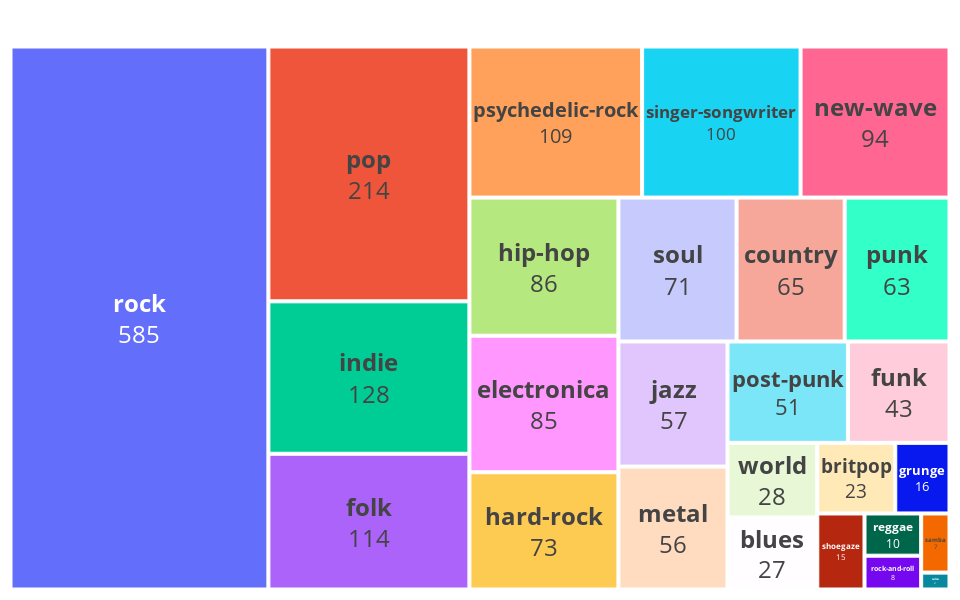

The notebook cell saved with this chart:
### Code cell
import plotly.express as px

genre_columns = ['genre_1', 'genre_2', 'genre_3', 'genre_4', 'genre_5', 'genre_6']
genre_data = genres_data[genre_columns].apply(pd.Series.value_counts).sum(axis=1).reset_index()
genre_data.columns = ['Genre', 'Count']

fig = px.treemap(
    genre_data,
    path=['Genre'],
    values='Count',
)

fig.update_traces(
    texttemplate="<b>%{label}</b><br>%{value}",
    textfont=dict(size=24), 
    textposition='middle center'
)
fig.update_layout(
    width=1920/2, 
    height=1200/2,  
    margin=dict(t=0, l=0, r=0, b=0)
)
fig.show()

### Figure 1 — Plotly figure (JSON) as saved in the notebook; plotly's stock layout.template omitted (floating-point values rounded to 4 significant figures)
{"data": [{"branchvalues": "total", "domain": {"x": [0, 1], "y": [0, 1]}, "hovertemplate": "labels=%{label}<br>Count=%{value}<br>parent=%{parent}<br>id=%{id}<extra></extra>", "ids": ["blues", "britpop", "country", "electronica", "folk", "funk", "grunge", "hard-rock", "hip-hop", "indie", "jazz", "metal", "new-wave", "pop", "post-punk", "psychedelic-rock", "punk", "reggae", "rock", "rock-and-roll", "salsa", "samba", "shoegaze", "singer-songwriter", "soul", "world"], "labels": ["blues", "britpop", "country", "electronica", "folk", "funk", "grunge", "hard-rock", "hip-hop", "indie", "jazz", "metal", "new-wave", "pop", "post-punk", "psychedelic-rock", "punk", "reggae", "rock", "rock-and-roll", "salsa", "samba", "shoegaze", "singer-songwriter", "soul", "world"], "name": "", "parents": ["", "", "", "", "", "", "", "", "", "", "", "", "", "", "", "", "", "", "", "", "", "", "", "", "", ""], "textfont": {"size": 24}, "textposition": "middle center", "texttemplate": "<b>%{label}</b><br>%{value}", "type": "treemap", "values": [27, 23, 65, 85, 114, 43, 16, 73, 86, 128, 57, 56, 94, 214, 51, 109, 63, 10, 585, 8, 2, 7, 15, 100, 71, 28]}], "layout": {"height": 600, "legend": {"tracegroupgap": 0}, "margin": {"b": 0, "l": 0, "r": 0, "t": 0}, "width": 960}}
